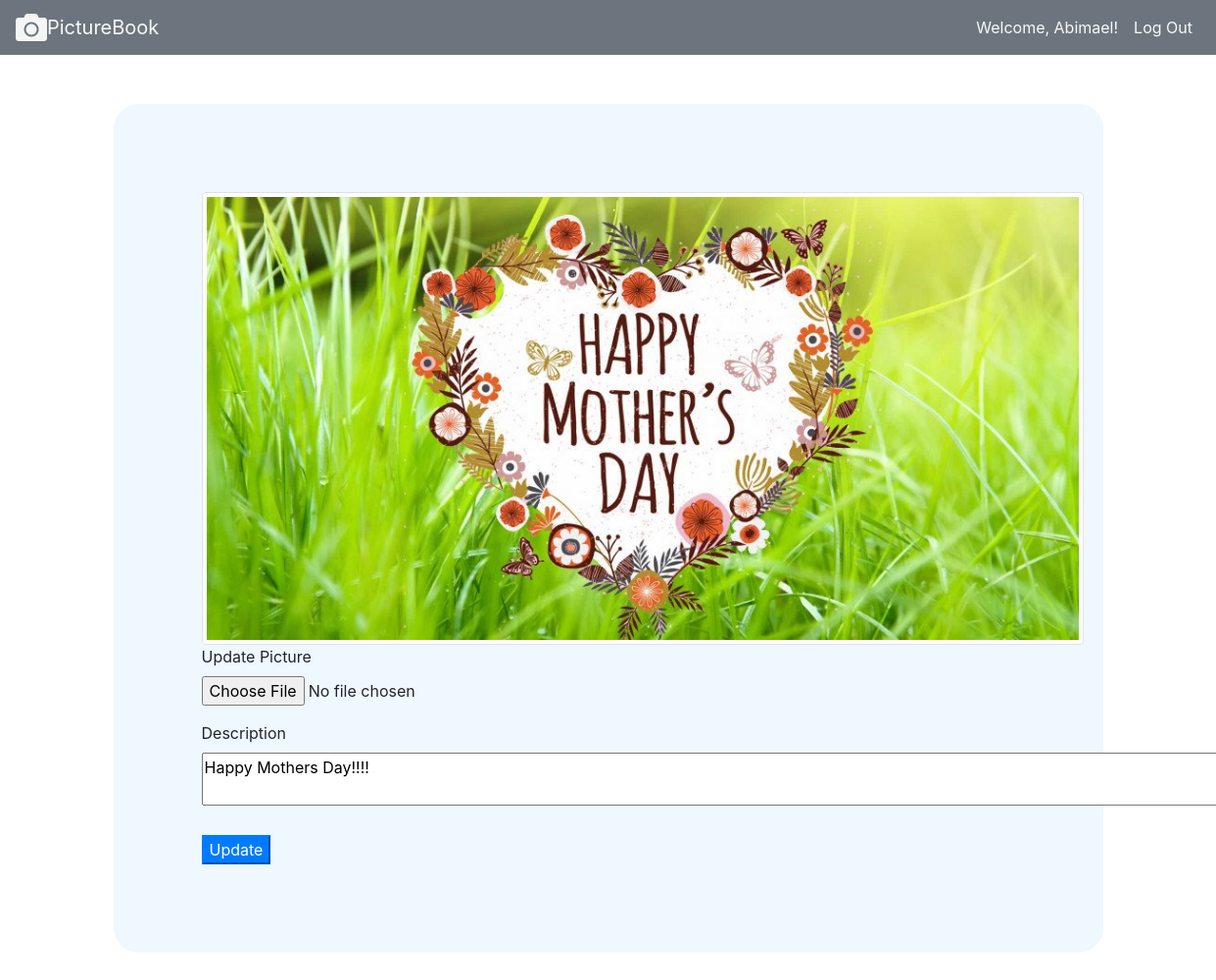
The page /edit_post/8 (signed in) on the database as committed earlier.
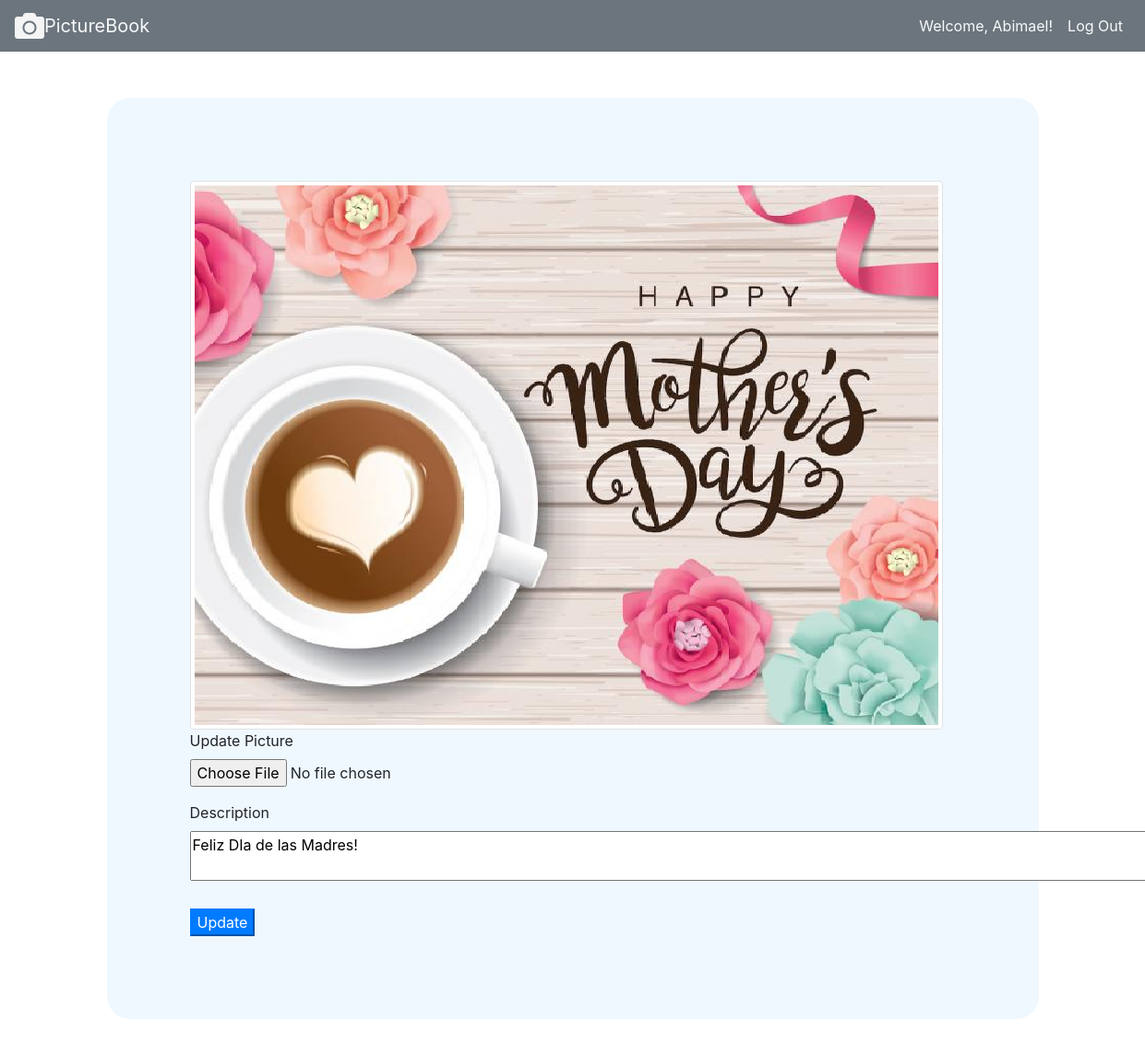
The same page on the database as committed later.
### pictureapp/models.py (models this page shows)
class Post(models.Model):
    picture = models.ImageField(null=True, blank=True)
    desc = models.TextField(null=True)
    poster = models.ForeignKey(User, related_name='user_posts', on_delete=models.CASCADE)
    likes = models.ManyToManyField(User, related_name='liked_posts')

### pictureapp/views.py (the view, shortened to what this page needs)
# urls.py: path('edit_post/<int:id>', views.edit_post),
def edit_post(request,id):
    user = User.objects.get(id=request.session["user_id"])
    post = Post.objects.get(id=id)
    if request.method == "GET":
        context = {
        "user":user,
        "post":post,
    }
        return render(request,'edit_post.html', context)

### pictureapp/templates/edit_post.html (shortened to what this page needs)
<!DOCTYPE html>
<html lang="en">
    <head>
        <link rel="stylesheet" href="https://maxcdn.bootstrapcdn.com/bootstrap/4.0.0/css/bootstrap.min.css">
        <link rel="stylesheet" href="https://use.fontawesome.com/releases/v5.7.0/css/all.css">
        {% load static %}
        <link rel="stylesheet" href="{% static '/css/styles.css' %}">
    </head>
    <body>
        <nav id="card1" class="navbar navbar-expand-lg navbar-light bg-secondary">
            <div class="collapse navbar-collapse" id="navbarTogglerDemo01">
                <i class='fa fa-camera fa-2x'></i>
                <a id="Title" class="navbar-brand text-light" href="/wall">PictureBook</a>
                <ul class="navbar-nav ml-auto mt-2 mt-lg-0 ml-auto">
                    <li class="nav-item active">
                        <a class="nav-link text-light" href="/profile/{{request.session.user_id}}">Welcome, {{request.session.user_name}}!</a>
                    </li>
                    <li class="nav-item active">
                        <a class="nav-link text-light" href="/logout">Log Out</a>
                    </li>
                </ul>
            </div>
        </nav>
        <div class="container">
            <div id="Pic"  class="row">
                <div class="post col-md-6">
                    <img id="picture" class="img-thumbnail" alt="missing image" src="{{post.picture.url}}" >
                    <br>
                    <form action="/edit_post/{{post.id}}" method="post" enctype="multipart/form-data">
                        <div class="form-group">
                            <label for="exampleFormControlFile1">Update Picture</label>
                            <input type="file" class="form-control-file" id="pic" value="{{post.picture}}" name="pic">
                        </div>
                        <div>
                            <label for="">Description</label>
                            <textarea name="desc" cols="100" rows="2">{{post.desc}}</textarea>
                        </div>
                        <br>
                        <button class="btn-primary">Update</button>
                    </form>
                </div>
            </div>
        </div>
    </body>
</html>

Rows that differ between the two databases and show on the page:
changed Post: picture: a different picture; desc "Happy Mothers Day!!!!" → "Feliz DIa de las Madres!"
